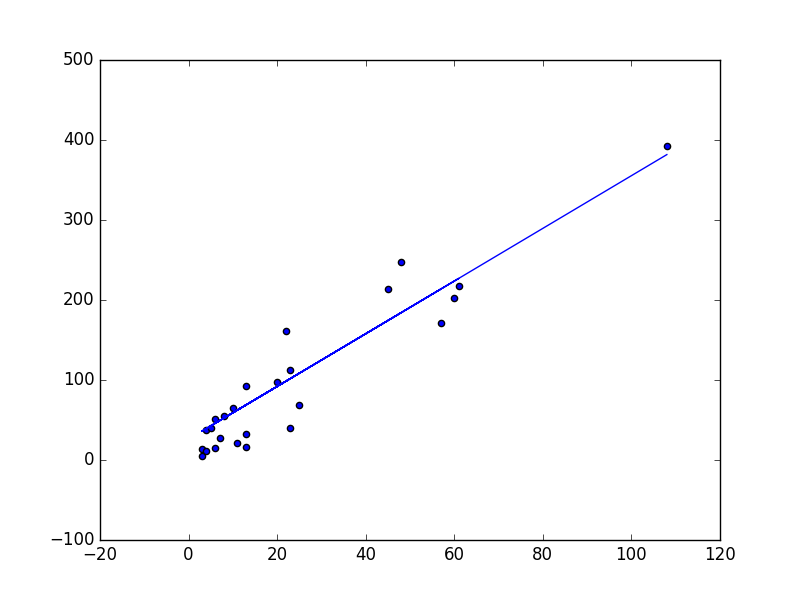

Write the Python code that produced this figure.
from random import seed
from random import randrange
from csv import reader
from math import sqrt
import matplotlib.pyplot as plt
import seaborn as sns
from pandas import DataFrame
import pandas as pd

def main():
 filename="Humanities.linear_reg.csv"
 df=load_csv(filename)
 for i in range(len(df[0])):
  str_to_float(df,i)
 split=0.6
 calculate(df,split)

def load_csv(filename):
 df=list()
 with open(filename,'r') as file:
   csv_reader = reader(file)
   for row in csv_reader:
     if not row:
       continue
     df.append(row)
 return df

def str_to_float(df,column):
 for row in df:
  row[column]=float(row[column].strip())
  
def train_N_test(df,split):
  train=[]
  train_size=split*len(df)
  df_copy=list(df)
  while len(train) < train_size:
    index=randrange(len(df_copy))
    train.append(df_copy.pop(index))
  return train,df_copy

def coeff(df):
  x=[row[0] for row in df]
  y=[row[1] for row in df]
  x_mean=mean(x);
  y_mean=mean(y);
  b1=cov(x,x_mean,y,y_mean)/var(x,x_mean)
  b0=y_mean-b1*x_mean
  return [b0,b1]

def mean(x):
 return sum(x)/float(len(x))

def cov(x,xmean,y,ymean):
  cova=0.0
  for i in range(len(x)):
    cova += (x[i]-xmean)*(y[i]-ymean)
  return cova

def var(values,xmean):
  return sum([(x-xmean)**2 for x in values])


def linear(train,test):
  predict=[]
  b0,b1=coeff(train)
  for i in test:
   y=b0+b1*i[0]
   predict.append(y)
  
  return predict


def calculate(df,split):
 train,test = train_N_test(df,split)
 test_set=[]
 for row in test:
   row_copy = list(row)
   row_copy[-1] =None
   test_set.append(row_copy)
 predict = linear(train,test_set)
 actual=[row[-1] for row in test]
 x=[row[0] for row in test]
 y=[row[1] for row in test]
 plt.scatter(x,y)
 plt.plot(x,predict)
 plt.show()
 rmse = rmse_cal(actual,predict)
 print(rmse)
 
 

def rmse_cal(actual,predict):
 sum_error=0.0
 for i in range(len(actual)):
   prediction_error = predict[i]-actual[i]
   sum_error += (prediction_error**2)
 mean_error = sum_error/float(len(actual))
 return sqrt(mean_error)

  




main()
